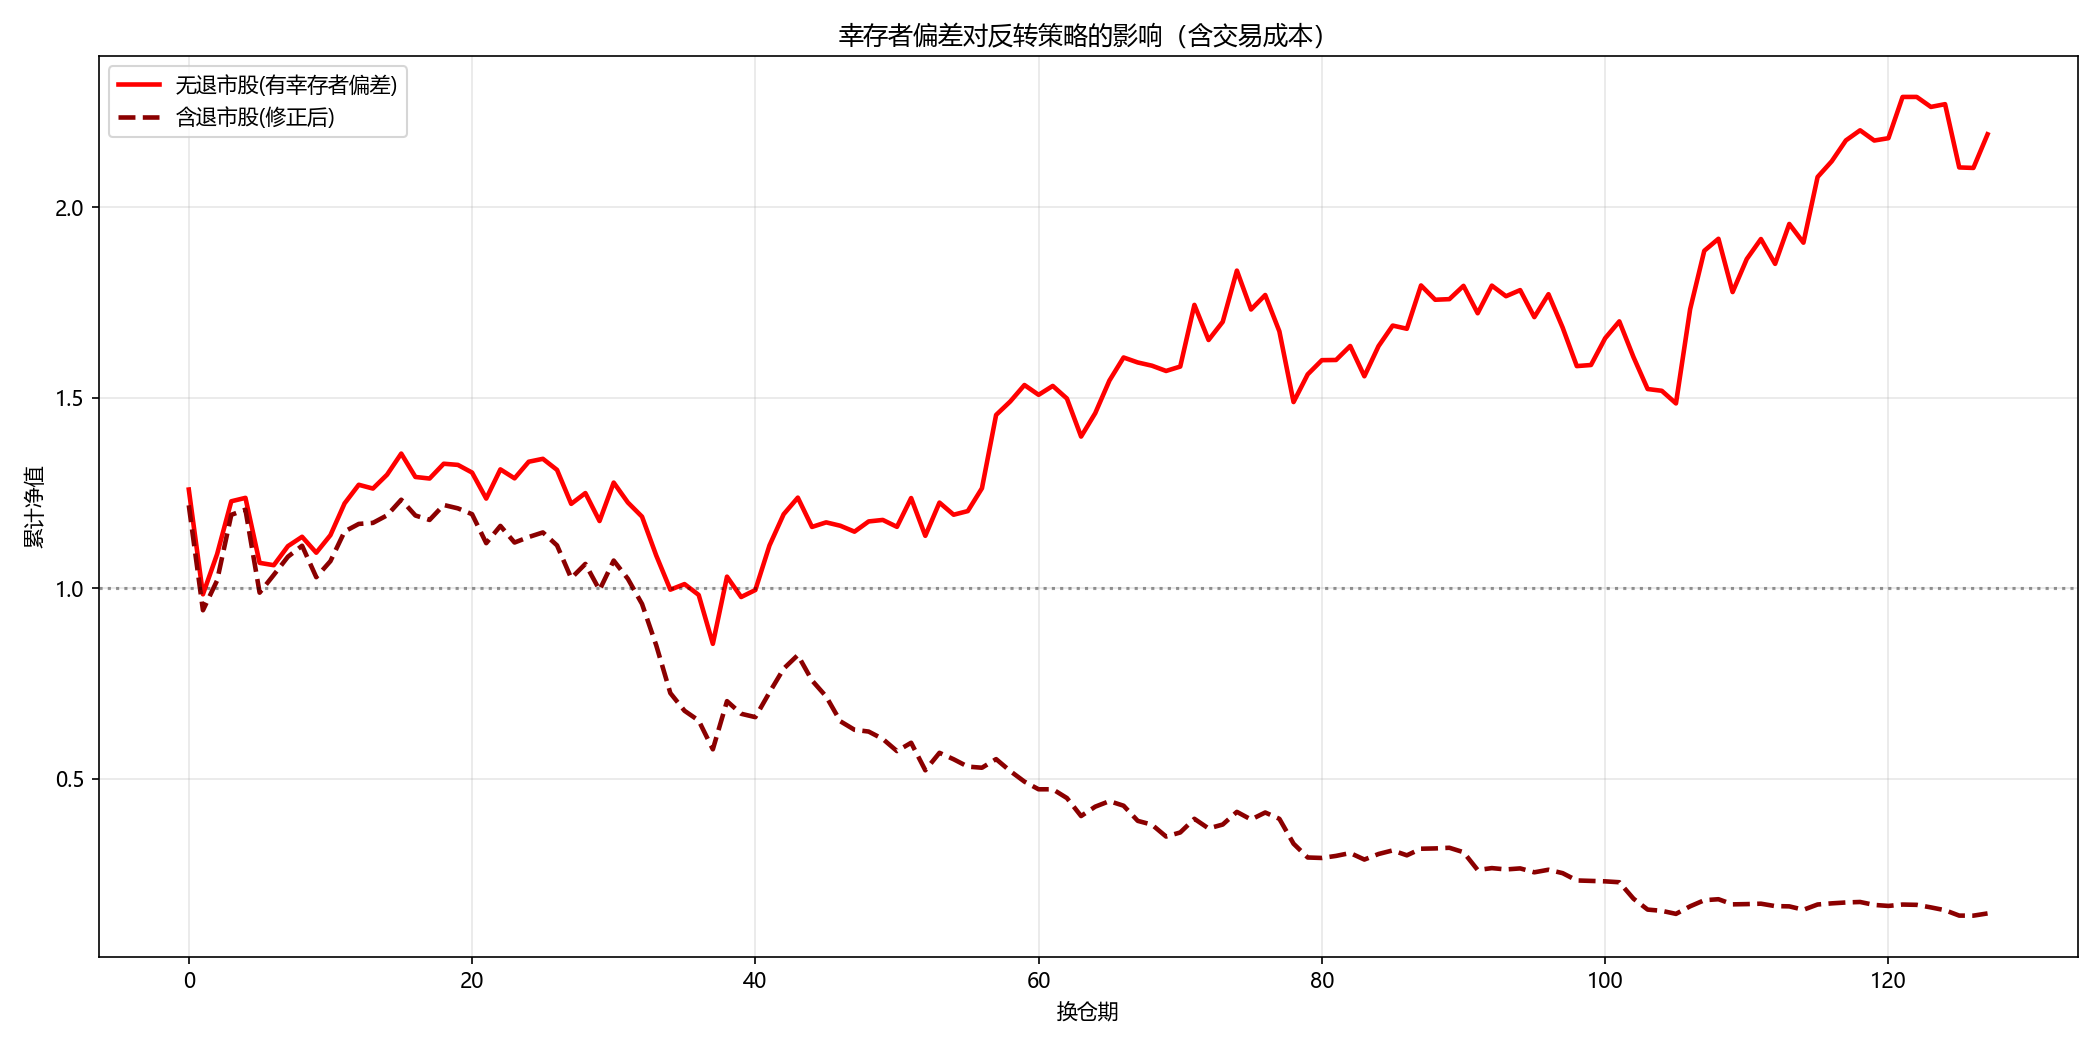

The script that saved this image:
# -*- coding: utf-8 -*-
"""
幸存者偏差分析：对比「只含上市股」vs「含退市股」的反转策略表现
- 无退市股：当前结果（有幸存者偏差）
- 含退市股：加入 2015 后退市的 255 只，退市后按 -100% 处理
用法：python -u survivorship_bias.py
"""
import pickle
import numpy as np
import pandas as pd

import matplotlib
matplotlib.use('Agg')
import matplotlib.pyplot as plt
plt.rcParams['font.sans-serif'] = ['Microsoft YaHei', 'SimHei', 'SimSun']
plt.rcParams['axes.unicode_minus'] = False

LISTED_CACHE = "full_market_cache.pkl"
DELISTED_CACHE = "delisted_cache.pkl"

LOOKBACK = 126
REV = 21
HOLD = 21
N_HOLD = 50

COMMISSION = 0.00025
STAMP_TAX = 0.0005
SLIPPAGE = 0.001
ROUND_TRIP = COMMISSION + SLIPPAGE + COMMISSION + STAMP_TAX + SLIPPAGE  # 0.30%

FACTORS = {
    "动量(6月)": +1, "反转(1月)": -1, "波动率(6月)": -1, "换手率(1月)": -1,
}


def zscore(s):
    s = s.astype(float)
    sd = s.std()
    return (s - s.mean()) / sd if sd > 0 else pd.Series(0.0, index=s.index)


def spearman(a, b):
    df = pd.DataFrame({"a": a, "b": b}).dropna()
    if len(df) < 10:
        return np.nan
    return df['a'].rank().corr(df['b'].rank())


def run(close_df, turn_df, out_date=None, N_HOLD=50, with_cost=True):
    """跑策略 + 收集 IC。out_date 为 {code: 退市日} 时启用退市处理"""
    daily_ret = close_df.pct_change(fill_method=None)
    dates = close_df.index
    ic_collect = {n: [] for n in FACTORS}
    rets, bench_rets, turnovers = [], [], []
    delist_picks = 0          # 买到退市股的次数（退市后归零）
    delist_pick_losses = []   # 这些退市股的平均损失
    prev_held = set()
    delist_set = set(out_date.keys()) if out_date else set()

    i = LOOKBACK
    while i + HOLD < len(dates):
        t0 = dates[i - LOOKBACK]
        t1 = dates[i]
        t_rev = dates[i - REV]
        t2 = dates[i + HOLD]

        mom = close_df.loc[t1] / close_df.loc[t0] - 1
        rev = close_df.loc[t1] / close_df.loc[t_rev] - 1
        vol = daily_ret.loc[t0:t1].std()
        turn = turn_df.loc[t_rev:t1].mean()
        fwd = close_df.loc[t2] / close_df.loc[t1] - 1

        # 退市处理：t1 还上市、t2 已退市（close 变 NaN）→ 收益 -100%
        delist_mask = close_df.loc[t1].notna() & close_df.loc[t2].isna()
        fwd = fwd.copy()
        fwd[delist_mask] = -1.0

        fmap = {"动量(6月)": mom, "反转(1月)": rev,
                "波动率(6月)": vol, "换手率(1月)": turn}
        for n in FACTORS:
            ic = spearman(fmap[n], fwd)
            if not np.isnan(ic):
                ic_collect[n].append(ic)

        valid = rev.dropna().index.intersection(vol.dropna().index)\
                            .intersection(turn.dropna().index)
        bench_rets.append(fwd[valid].mean())

        if len(valid) >= N_HOLD:
            score = -zscore(rev[valid]) - zscore(vol[valid]) - zscore(turn[valid])
            top = score.nlargest(N_HOLD).index
            gross = fwd[top].mean()

            # 统计买到的退市股
            for c in top:
                if c in delist_set and delist_mask.get(c, False):
                    delist_picks += 1
                    delist_pick_losses.append(fwd[c])

            if prev_held:
                turnover = 1 - len(set(top) & prev_held) / N_HOLD
            else:
                turnover = 1.0
            ret = gross - turnover * ROUND_TRIP if with_cost else gross
            rets.append(ret)
            turnovers.append(turnover)
            prev_held = set(top)

        i += HOLD

    return ic_collect, pd.Series(rets), pd.Series(bench_rets), \
        turnovers, delist_picks, delist_pick_losses


def stats(rets):
    s = pd.Series(rets)
    cum = (1 + s).cumprod()
    total = (cum.iloc[-1] - 1) * 100
    annual = (cum.iloc[-1] ** (12 / len(s)) - 1) * 100
    dd = ((cum - cum.cummax()) / cum.cummax()).min() * 100
    sharpe = s.mean() / s.std() * np.sqrt(12) if s.std() > 0 else 0
    return total, annual, dd, sharpe, cum


# ============ 数据 ============
with open(LISTED_CACHE, 'rb') as f:
    listed = pickle.load(f)
with open(DELISTED_CACHE, 'rb') as f:
    delisted = pickle.load(f)

close_listed = listed['close']
turn_listed = listed['turn']
close_del = delisted['close']
turn_del = delisted['turn']
out_date = delisted['outDate']

# 合并（退市股在退市日之后是 NaN）
close_all = pd.concat([close_listed, close_del], axis=1).reindex(close_listed.index)
turn_all = pd.concat([turn_listed, turn_del], axis=1).reindex(turn_listed.index)

print(f"上市股：{close_listed.shape[1]} 只   退市股：{close_del.shape[1]} 只   合并：{close_all.shape[1]} 只")

# ============ 跑两版 ============
r_ic, r_rets, r_bench, r_turn, r_picks, r_loss = run(close_listed, turn_listed)
a_ic, a_rets, a_bench, a_turn, a_picks, a_loss = run(close_all, turn_all, out_date=out_date)

print("\n" + "=" * 84)
print("因子 IC 对比（无退市股 vs 含退市股）")
print("=" * 84)
print(f"{'因子':<14}{'无退市IC':>10}{'含退市IC':>10}{'变化':>10}")
print("-" * 84)
for n in FACTORS:
    ic_no = pd.Series(r_ic[n]).dropna().mean()
    ic_yes = pd.Series(a_ic[n]).dropna().mean()
    print(f"{n:<14}{ic_no:>10.4f}{ic_yes:>10.4f}{ic_yes - ic_no:>+10.4f}")
print("-" * 84)

print("\n" + "=" * 84)
print("策略表现对比（反转+低换手+低波动，top50，含成本）")
print("=" * 84)
ti, ai_, di, si, cum_no = stats(r_rets)
ty, ay, dy, sy, cum_yes = stats(a_rets)
print(f"{'组合':<22}{'累计':>9}{'年化':>9}{'回撤':>9}{'夏普':>7}")
print("-" * 84)
print(f"{'无退市股(有偏差)':<20}{ti:>+9.2f}%{ai_:>+9.2f}%{di:>9.2f}%{si:>7.2f}")
print(f"{'含退市股(修正后)':<20}{ty:>+9.2f}%{ay:>+9.2f}%{dy:>9.2f}%{sy:>7.2f}")
print("-" * 84)
print(f"幸存者偏差 = 累计收益被高估 {ti - ty:.2f} 个百分点，年化 {ai_ - ay:.2f} 个百分点")

print(f"\n退市股相关：")
print(f"  策略买到退市股 {r_picks} 次（含退市股版本中），平均损失 {np.mean(a_loss)*100:.1f}%" if a_loss
      else "  （无退市股版本不涉及）")
print(f"  含退市股版本中，策略买到退市股 {a_picks} 次，这些票平均跌 {np.mean(a_pick_losses := a_loss)*100:.1f}%" if a_picks else "")

# ============ 图 ============
plt.figure(figsize=(14, 7))
plt.plot(cum_no.index, cum_no.values, color='red', linewidth=2.2, label='无退市股(有幸存者偏差)')
plt.plot(cum_yes.index, cum_yes.values, color='darkred', linewidth=2.2, linestyle='--', label='含退市股(修正后)')
plt.axhline(1.0, color='black', linestyle=':', alpha=0.4)
plt.title("幸存者偏差对反转策略的影响（含交易成本）")
plt.xlabel("换仓期")
plt.ylabel("累计净值")
plt.legend()
plt.grid(alpha=0.3)
plt.tight_layout()
plt.savefig("survivorship_bias.png", dpi=150)
print("\n[OK] 图表已保存 survivorship_bias.png")
